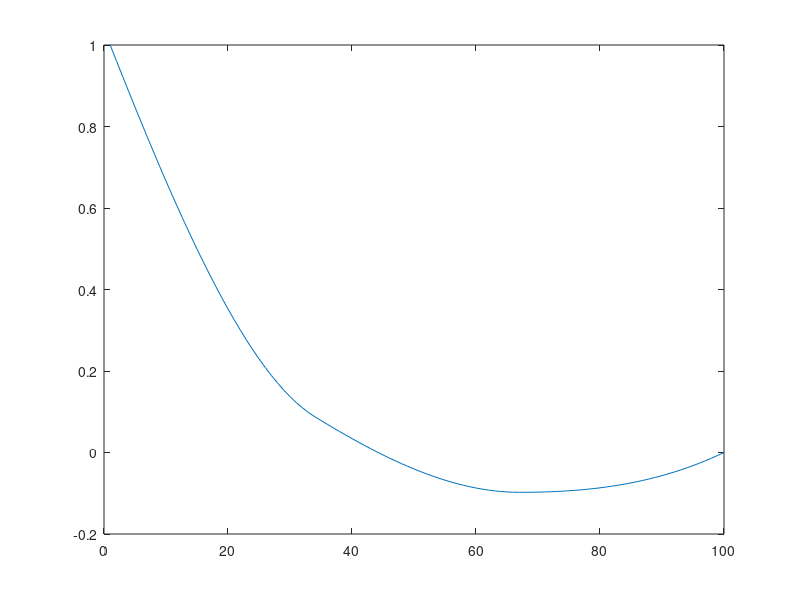
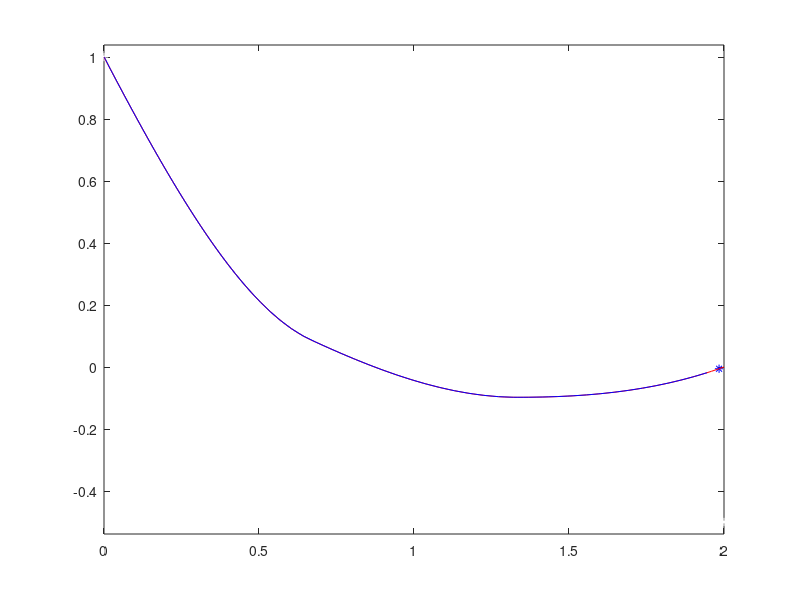

The MATLAB script that drew these images, in order:
function find_optimal_curve()

  height = 1;
  width = 2 * height;

  num_points1 = 4;
  method1 = 'spline';
  num_points2 = 4;
  method2 = 'pchip';

  interior_points = height - linspace(0, height, num_points1);
  [interior_points, t_opt, info, output] = fminunc(@(x)(optimize_interior_point(width, height, x, method1)), interior_points(2:(end-1)));
  t_opt
  info
  output
  
  % Resolve using second method
  interior_points = interp1_normalized_curve(linspace(0, width, num_points1),
					     [height, interior_points, 0],
					     linspace(0, width, num_points2), method1);
  [interior_points, t_opt2, info2, output2] = fminunc(@(x)(optimize_interior_point(width, height, x, method2)), interior_points(2:(end-1)));
  t_opt, t_opt2
  info, info2
  output, output2

  [curve, curve_gradient] = make_curve(width, height, interior_points, method2);
  %x_points = linspace(0, width, length(interior_points) + 2)
  %y_points = cat(2, [height], (interior_points), [0]);
  %curve=@(x)(interp1_normalized_curve(x_points, y_points, x, method2));
  %curve_gradient=@(x)(interp1_normalized_curve_gradient(x_points, y_points, x, method2));

  x = linspace(0, width, 100);
  y = curve(x);

  clf;
  figure(2);
  t = simulate(width, height, curve, curve_gradient, 1);
  figure(1);
  plot(y);
  return

function [curve, curve_gradient] = make_curve(width, height, interior_points, method)
  x_points = linspace(0, width, length(interior_points) + 2);
  y_points = cat(2, [height], (interior_points), [0]);

  curve=@(x)(interp1_normalized_curve(x_points, y_points, x, method));
  curve_gradient=@(x)(interp1_normalized_curve_gradient(x_points, y_points, x, method));
  return
  
function t = optimize_interior_point(width, height, interior_points, method)
  [curve, curve_gradient] = make_curve(width, height, interior_points, method);
  t = simulate(width, height, curve, curve_gradient);
  display(sprintf("t = %f", t));
  return;
  
function r=interp1_normalized_curve(x_points, y_points, x, method)
  if nargin < 4,
    method = 'spline';
  end
  r = interp1(x_points, y_points, x, method);
  I = find(x <= x_points(1));
  r(I) = y_points(1);
  I = find(x >= x_points(end));
  r(I) = y_points(end);
  return;

function g=interp1_normalized_curve_gradient(x_points, y_points, x, method)
    dx = 1e-4;
    g = (interp1_normalized_curve(x_points, y_points, x + dx, method) -
	 interp1_normalized_curve(x_points, y_points, x - dx, method)) / (2 * dx);
    return

function t = simulate(width, height, curve, curve_gradient, plotting)
  % Set up the initial position so that (0, 0) is where ramp meets ground.
  pos = [0, height];
  opos = pos;
  v = [0, 0];
  friction = 1.75;
  dt = 0.0125;
  t = 0;
  debug = 0;
  if nargin < 5,
    plotting = 0;
  end
  if plotting,
    ground = [];
    for x=linspace(0, width, 100),
      ground = [ground; x curve(x)];
    end
    prev_pos = [];
  end
  while pos(1) < width,
    if plotting,
      clf;
      plot([0, width], [height, -height / 2], 'w*'); hold on;
      plot([pos(1)], [pos(2)], 'b*');
      plot(ground(:, 1), ground(:, 2), 'r');
      if length(prev_pos) > 0
	plot(prev_pos(:, 1), prev_pos(:, 2), 'b');
      end
      axis equal;
      drawnow;
      pause(0.025);
      prev_pos = cat(1, prev_pos, pos);
    end

   
    slope_dy = curve_gradient(pos(1));
    slope_dx = 1;
    l = norm([slope_dx, slope_dy]);
    
    slope_dx /= l;
    slope_dy /= l;

    g = -9.81;
    dy = pos(2) - curve(pos(1));

    if plotting,
      display(sprintf('Energy top: %f', 9.81 * pos(2) + 0.5 * norm(v)^2 ))
      display(sprintf('dy: %f, slope_dy: %f', dy, slope_dy));
    end

    % if above the ground, apply enough acceleration to drop to the ground.
    if (dy > 0) && dt
      ratio_applied = min(1, dy / dt);
      if plotting,
	sprintf('ratio_applied:%f\n', ratio_applied)
      end
      a = [0, ratio_applied] * g;
      v += (a * dt);
      g *= (1 - ratio_applied);
    elseif dot(v, [-slope_dy, slope_dx]) < 0.5 * norm(v)
      % If dot product of velocity and surface normal is negative and in
      % contact with the ground rotate the velocity so we don't lose energy.
      v = [slope_dx, slope_dy] * norm(v);
    end

    a = [slope_dx, slope_dy] * slope_dy * g;
    v += (a * dt);

    v = v * (max(0.001, norm(v) - friction * dt)) / (norm(v)); % some friction
    last_pos = pos;

    pos += v * dt;

    dy = pos(2) - curve(pos(1));
    if dy < 0, # && slope_dy > 0,
      if plotting && debug,
	display(sprintf('Energy before: %f', 9.81 * pos(2) + 0.5 * norm(v)^2 ))
      end
      % This can't be free energy take away from velocity
      pos(2) -= dy;

      % 0.5 * (norm(v1)^2 - norm(v0)^2) = dy * 9.81
      %  (2*v0*dx + dx^2) = dy * 9.81 / 0.5
      % dx^2 + 2 * v0 * dx - dy * 9.81 / 0.5
      ps = [1, 2 * norm(v), -dy * 9.81 / 0.5];
      s1 = (-ps(2) + sqrt(max(0, ps(2)*ps(2) - 4 * ps(3)))) /2;
      s2 = (-ps(2) - sqrt(max(0, ps(2)*ps(2) - 4 * ps(3)))) /2;
      s = s2;
      if abs(s2) > norm(v)
	s=s1;
	% ps(1) * s * s + ps(2) *s + ps(3)
      end
      norm_before = norm(v);
      v = v * max(0.0, norm(v) + s) / (norm(v));
      norm_after = norm(v);

      if plotting && debug,
	dy
	display(sprintf('%f %f norm(v)=%f, %f\n', s1, s2, norm(v), s))
	sprintf("%f %f\n", 0.5 * (norm_after^2 - norm_before^2), dy * 9.81)
	display(sprintf('Energy after: %f', 9.81 * pos(2) + 0.5 * norm(v)^2 ))
      end

    elseif dy < 0,
      pos(2) -= dy;
    end

    t += dt;

    if plotting && debug,
      display(sprintf('Energy: %f', 9.81 * pos(2) + 0.5 * norm(v)^2 ))
    end
  end

  t -= dt * (pos(1) - width) / (pos(1) - last_pos(1));
  return;
